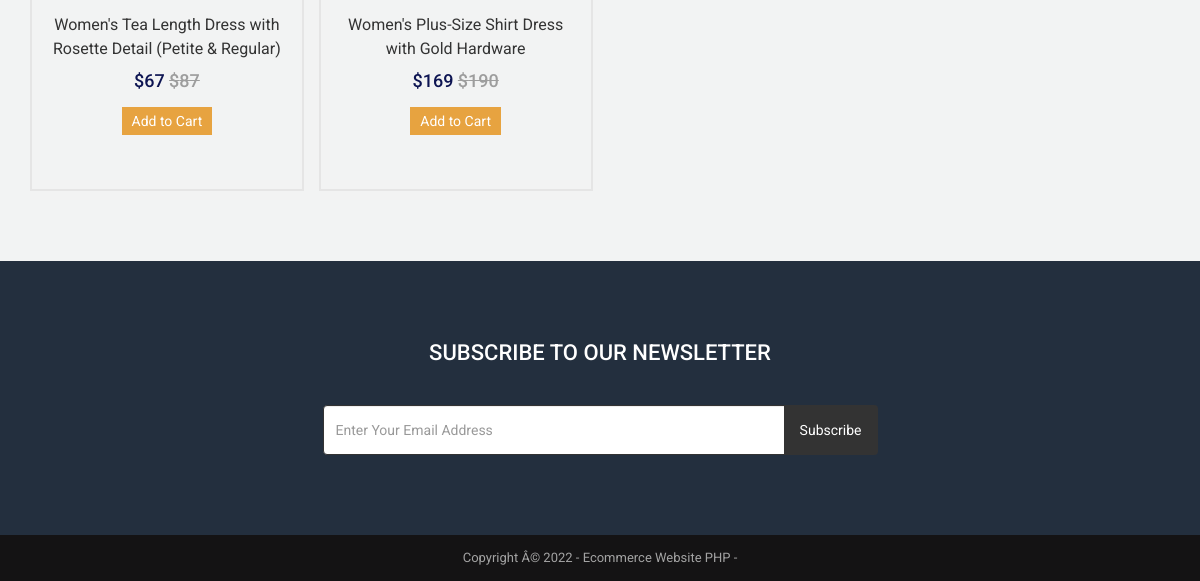
Page /product.php?id=84 (signed in, lower part) on the earlier database version.
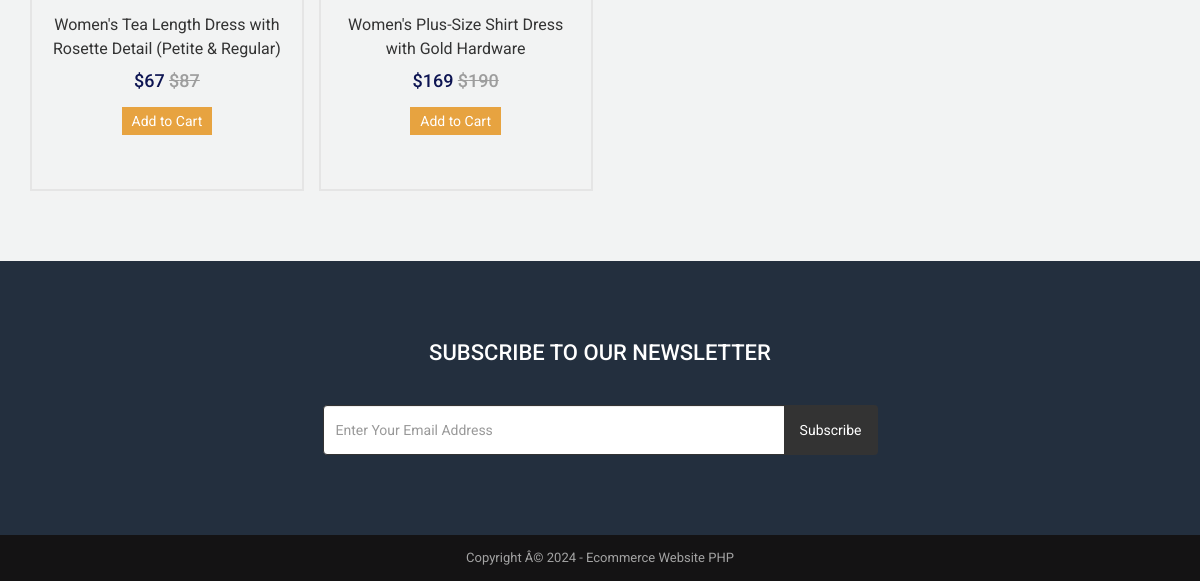
Same page on the later database version.
### tables this page shows
CREATE TABLE IF NOT EXISTS `tbl_settings` (
  `id` int(11) NOT NULL,
  `logo` text NOT NULL,
  `favicon` text NOT NULL,
  `footer_about` text NOT NULL,
  `footer_copyright` text NOT NULL,
  `contact_address` text NOT NULL,
  `contact_email` varchar(255) NOT NULL,
  `contact_phone` varchar(255) NOT NULL,
  `contact_fax` varchar(255) NOT NULL,
  `contact_map_iframe` text NOT NULL,
  `receive_email` varchar(255) NOT NULL,
  `receive_email_subject` text NOT NULL,
  `receive_email_thank_you_message` text NOT NULL,
  `forget_password_message` text NOT NULL,
  `total_recent_post_footer` int(10) NOT NULL,
  `total_popular_post_footer` int(10) NOT NULL,
  `total_recent_post_sidebar` int(11) NOT NULL,
  `total_popular_post_sidebar` int(11) NOT NULL,
  `total_featured_product_home` int(11) NOT NULL,
  `total_latest_product_home` int(11) NOT NULL,
  `total_popular_product_home` int(11) NOT NULL,
  `meta_title_home` text NOT NULL,
  `meta_keyword_home` text NOT NULL,
  `meta_description_home` text NOT NULL,
  `banner_login` text NOT NULL,
  `banner_registration` text NOT NULL,
  `banner_forget_password` text NOT NULL,
  `banner_reset_password` text NOT NULL,
  `banner_search` text NOT NULL,
  `banner_cart` text NOT NULL,
  `banner_checkout` text NOT NULL,
  `banner_product_category` text NOT NULL,
  `banner_blog` text NOT NULL,
  `cta_title` text NOT NULL,
  `cta_content` text NOT NULL,
  `cta_read_more_text` varchar(255) NOT NULL,
  `cta_read_more_url` varchar(255) NOT NULL,
  `cta_photo` text NOT NULL,
  `featured_product_title` varchar(255) NOT NULL,
  `featured_product_subtitle` varchar(255) NOT NULL,
  `latest_product_title` varchar(255) NOT NULL,
  `latest_product_subtitle` varchar(255) NOT NULL,
  `popular_product_title` varchar(255) NOT NULL,
  `popular_product_subtitle` varchar(255) NOT NULL,
  `testimonial_title` varchar(255) NOT NULL,
  `testimonial_subtitle` varchar(255) NOT NULL,
  `testimonial_photo` text NOT NULL,
  `blog_title` varchar(255) NOT NULL,
  `blog_subtitle` varchar(255) NOT NULL,
  `newsletter_text` text NOT NULL,
  `paypal_email` varchar(255) NOT NULL,
  `stripe_public_key` varchar(255) NOT NULL,
  `stripe_secret_key` varchar(255) NOT NULL,
  `bank_detail` text NOT NULL,
  `before_head` text NOT NULL,
  `after_body` text NOT NULL,
  `before_body` text NOT NULL,
  `home_service_on_off` int(11) NOT NULL,
  `home_welcome_on_off` int(11) NOT NULL,
  `home_featured_product_on_off` int(11) NOT NULL,
  `home_latest_product_on_off` int(11) NOT NULL,
  `home_popular_product_on_off` int(11) NOT NULL,
  `home_testimonial_on_off` int(11) NOT NULL,
  `home_blog_on_off` int(11) NOT NULL,
  `newsletter_on_off` int(11) NOT NULL,
  `ads_above_welcome_on_off` int(1) NOT NULL,
  `ads_above_featured_product_on_off` int(1) NOT NULL,
  `ads_above_latest_product_on_off` int(1) NOT NULL,
  `ads_above_popular_product_on_off` int(1) NOT NULL,
  `ads_above_testimonial_on_off` int(1) NOT NULL,
  `ads_category_sidebar_on_off` int(1) NOT NULL,
  PRIMARY KEY (`id`)
);

### product.php (the view, shortened to what this page needs)
<?php require_once('header.php'); ?>
<?php
if(!isset($_REQUEST['id'])) {
    header('location: index.php');
    exit;
} else {
    $statement = $pdo->prepare("SELECT * FROM tbl_product WHERE p_id=?");
    $statement->execute(array($_REQUEST['id']));
    $result = $statement->fetchAll(PDO::FETCH_ASSOC);
}
foreach($result as $row) {
    $ecat_id = $row['ecat_id'];
}
		?>
<div class="product bg-gray pt_70 pb_70">
    <div class="container">
        <div class="row">
            <div class="col-md-12">
                <div class="product-carousel">
                    <?php
                    $statement = $pdo->prepare("SELECT * FROM tbl_product WHERE ecat_id=? AND p_id!=?");
                    $statement->execute(array($ecat_id,$_REQUEST['id']));
                    $result = $statement->fetchAll(PDO::FETCH_ASSOC);
                    foreach ($result as $row) {
                        ?>
                        <div class="item">
                            <div class="text">
                                <h3><a href="product.php?id=<?php echo $row['p_id']; ?>"><?php echo $row['p_name']; ?></a></h3>
                                <h4>
                                    <?php echo LANG_VALUE_1; ?><?php echo $row['p_current_price']; ?>
                                    <?php if($row['p_old_price'] != ''): ?>
                                    <del>
                                        <?php echo LANG_VALUE_1; ?><?php echo $row['p_old_price']; ?>
                                    </del>
                                    <?php endif; ?>
                                </h4>
                                <p><a href="product.php?id=<?php echo $row['p_id']; ?>"><?php echo LANG_VALUE_154; ?></a></p>
                            </div>
                        </div>
                        <?php
                    }
                    ?>
                </div>
            </div>
        </div>
    </div>
</div>
<?php require_once('footer.php'); ?>

### footer.php (shortened to what this page needs)
<?php
$statement = $pdo->prepare("SELECT * FROM tbl_settings WHERE id=1");
$statement->execute();
$result = $statement->fetchAll(PDO::FETCH_ASSOC);
foreach ($result as $row)
{
	$footer_copyright = $row['footer_copyright'];
    $newsletter_on_off = $row['newsletter_on_off'];
}
?>
<?php if($newsletter_on_off == 1): ?>
<section class="home-newsletter">
	<div class="container">
		<div class="row">
			<div class="col-md-6 col-md-offset-3">
				<div class="single">
				<form action="" method="post">
					<h2><?php echo LANG_VALUE_93; ?></h2>
					<div class="input-group">
			        	<input type="email" class="form-control" placeholder="<?php echo LANG_VALUE_95; ?>" name="email_subscribe">
			         	<span class="input-group-btn">
			         	<button class="btn btn-theme" type="submit" name="form_subscribe"><?php echo LANG_VALUE_92; ?></button>
			         	</span>
			        </div>
				</div>
			</div>
		</div>
	</div>
</section>
<?php endif; ?>
<div class="footer-bottom">
	<div class="container">
		<div class="row">
			<div class="col-md-12 copyright">
				<?php echo $footer_copyright; ?>
			</div>
		</div>
	</div>
</div>
</body>
</html>

Differences in the rows shown:
changed tbl_settings: footer_copyright "Copyright Â© 2022 - Ecommerce Website PHP -" → "Copyright Â© 2024 - Ecommerce Website PHP"
